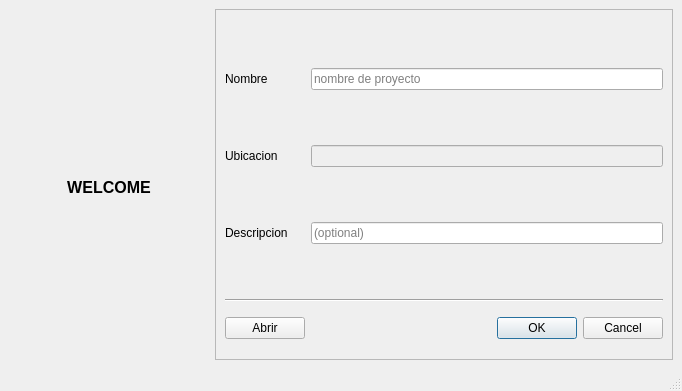
<?xml version="1.0" encoding="UTF-8"?>
<ui version="4.0">
 <class>NewWindow</class>
 <widget class="QMainWindow" name="NewWindow">
  <property name="geometry">
   <rect>
    <x>0</x>
    <y>0</y>
    <width>682</width>
    <height>391</height>
   </rect>
  </property>
  <property name="contextMenuPolicy">
   <enum>Qt::DefaultContextMenu</enum>
  </property>
  <property name="windowTitle">
   <string>Nuevo proyecto</string>
  </property>
  <property name="layoutDirection">
   <enum>Qt::LeftToRight</enum>
  </property>
  <widget class="QWidget" name="centralwidget">
   <layout class="QGridLayout" name="gridLayout">
    <item row="0" column="1" rowspan="3">
     <widget class="QFrame" name="frame">
      <property name="frameShape">
       <enum>QFrame::StyledPanel</enum>
      </property>
      <property name="frameShadow">
       <enum>QFrame::Raised</enum>
      </property>
      <layout class="QGridLayout" name="gridLayout_3">
       <item row="0" column="2">
        <spacer name="verticalSpacer_2">
         <property name="orientation">
          <enum>Qt::Vertical</enum>
         </property>
         <property name="sizeType">
          <enum>QSizePolicy::Fixed</enum>
         </property>
         <property name="sizeHint" stdset="0">
          <size>
           <width>20</width>
           <height>40</height>
          </size>
         </property>
        </spacer>
       </item>
       <item row="10" column="3">
        <widget class="QDialogButtonBox" name="buttonBox">
         <property name="standardButtons">
          <set>QDialogButtonBox::Cancel|QDialogButtonBox::Ok</set>
         </property>
        </widget>
       </item>
       <item row="7" column="1">
        <spacer name="verticalSpacer">
         <property name="orientation">
          <enum>Qt::Vertical</enum>
         </property>
         <property name="sizeType">
          <enum>QSizePolicy::Fixed</enum>
         </property>
         <property name="sizeHint" stdset="0">
          <size>
           <width>20</width>
           <height>40</height>
          </size>
         </property>
        </spacer>
       </item>
       <item row="3" column="2" colspan="2">
        <widget class="QLineEdit" name="lineE2">
         <property name="enabled">
          <bool>false</bool>
         </property>
         <property name="font">
          <font>
           <weight>75</weight>
           <bold>true</bold>
          </font>
         </property>
         <property name="text">
          <string/>
         </property>
         <property name="placeholderText">
          <string/>
         </property>
        </widget>
       </item>
       <item row="1" column="1">
        <widget class="QLabel" name="label">
         <property name="text">
          <string>Nombre</string>
         </property>
        </widget>
       </item>
       <item row="3" column="1">
        <widget class="QLabel" name="label_2">
         <property name="text">
          <string>Ubicacion</string>
         </property>
        </widget>
       </item>
       <item row="5" column="1">
        <widget class="QLabel" name="label_3">
         <property name="text">
          <string>Descripcion</string>
         </property>
        </widget>
       </item>
       <item row="2" column="2">
        <spacer name="verticalSpacer_3">
         <property name="orientation">
          <enum>Qt::Vertical</enum>
         </property>
         <property name="sizeType">
          <enum>QSizePolicy::Fixed</enum>
         </property>
         <property name="sizeHint" stdset="0">
          <size>
           <width>20</width>
           <height>40</height>
          </size>
         </property>
        </spacer>
       </item>
       <item row="10" column="1">
        <widget class="QPushButton" name="pushb_abrir">
         <property name="text">
          <string>Abrir</string>
         </property>
        </widget>
       </item>
       <item row="1" column="2" colspan="2">
        <widget class="QLineEdit" name="lineE1">
         <property name="inputMask">
          <string/>
         </property>
         <property name="text">
          <string/>
         </property>
         <property name="placeholderText">
          <string>nombre de proyecto</string>
         </property>
        </widget>
       </item>
       <item row="8" column="1" colspan="3">
        <widget class="Line" name="line">
         <property name="orientation">
          <enum>Qt::Horizontal</enum>
         </property>
        </widget>
       </item>
       <item row="5" column="2" colspan="2">
        <widget class="QLineEdit" name="lineE3">
         <property name="text">
          <string/>
         </property>
         <property name="placeholderText">
          <string>(optional)</string>
         </property>
        </widget>
       </item>
       <item row="4" column="2">
        <spacer name="verticalSpacer_4">
         <property name="orientation">
          <enum>Qt::Vertical</enum>
         </property>
         <property name="sizeType">
          <enum>QSizePolicy::Fixed</enum>
         </property>
         <property name="sizeHint" stdset="0">
          <size>
           <width>20</width>
           <height>40</height>
          </size>
         </property>
        </spacer>
       </item>
      </layout>
     </widget>
    </item>
    <item row="2" column="0">
     <spacer name="horizontalSpacer">
      <property name="orientation">
       <enum>Qt::Horizontal</enum>
      </property>
      <property name="sizeType">
       <enum>QSizePolicy::Preferred</enum>
      </property>
      <property name="sizeHint" stdset="0">
       <size>
        <width>200</width>
        <height>20</height>
       </size>
      </property>
     </spacer>
    </item>
    <item row="1" column="0">
     <widget class="QLabel" name="label_4">
      <property name="text">
       <string>&lt;html&gt;&lt;head/&gt;&lt;body&gt;&lt;p align=&quot;center&quot;&gt;&lt;span style=&quot; font-size:12pt; font-weight:600;&quot;&gt;WELCOME&lt;/span&gt;&lt;/p&gt;&lt;/body&gt;&lt;/html&gt;</string>
      </property>
     </widget>
    </item>
   </layout>
  </widget>
  <widget class="QStatusBar" name="statusBar"/>
 </widget>
 <resources>
  <include location="images.qrc"/>
 </resources>
 <connections/>
</ui>
